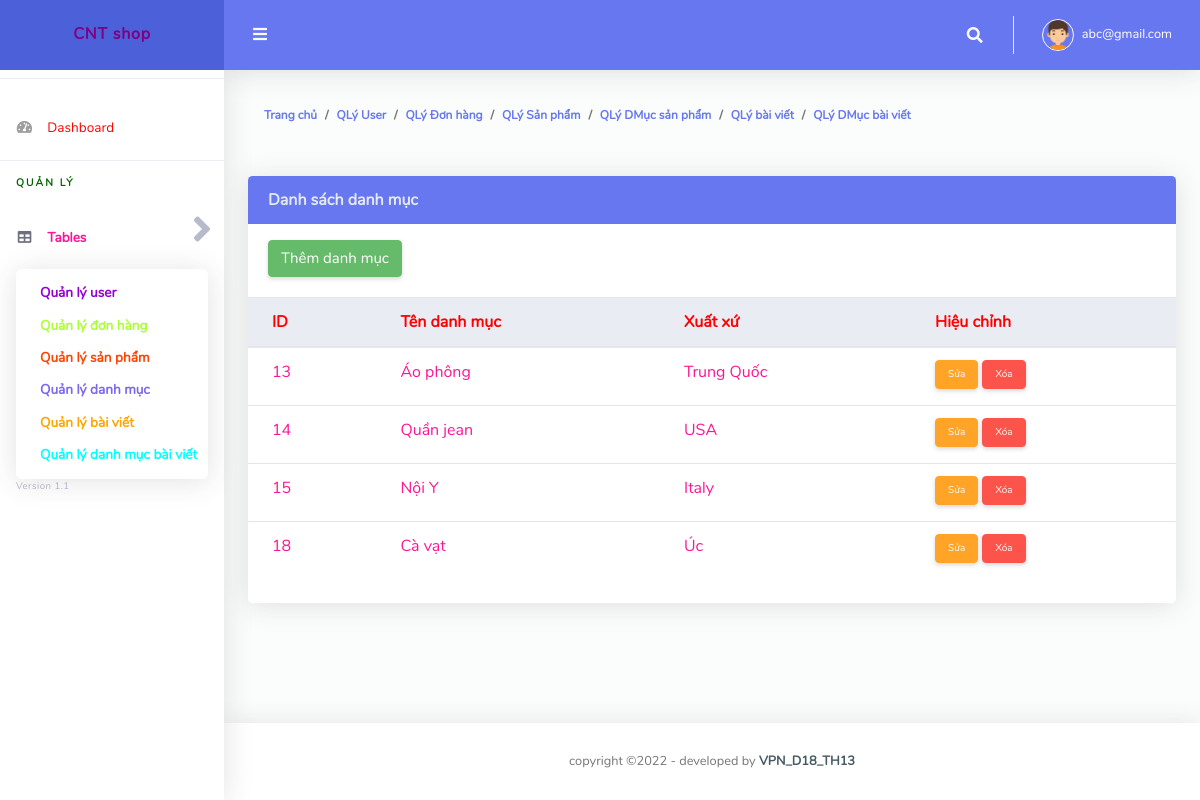
The page /controller/CategoryProductController.php (signed in) on the database its author committed.
### tables this page shows
CREATE TABLE `cate_product` (
  `cateID` int(11) NOT NULL,
  `catename` varchar(250) NOT NULL,
  `origin` varchar(250) NOT NULL
);

### controller/BaseController.php (called while the page is built, shortened)
<?php
class BaseController {
    public function view($name, $data = []) {
        include_once  "../view/" . $name . ".php";
    }
}

### util/MySQLUtils.php (called while the page is built, shortened)
<?php
class MySQLUtils {
    private $servername;
    private $username;
    private $password;
    private $myDB;
    private static $conn;
    public function __construct() {
        $this->servername = "localhost";
        $this->username = "root";
        $this->password = "";
        $this->myDB = "ltweb";
    }
     private function connectDB() {
        try {
            self::$conn = new PDO("mysql:host=$this->servername;dbname=$this->myDB", $this->username, $this->password);
            self::$conn->setAttribute(PDO::ATTR_ERRMODE, PDO::ERRMODE_EXCEPTION);
            return  self::$conn;
        } catch (PDOException $e) {
            echo "Connection failed: " . $e->getMessage();
        }
    }
    public function disconnect(){
        self::$conn=null;
    }
     public function getAllData($sql) {
        $stmt = self::$conn->prepare($sql);
        $stmt->execute();
        return $stmt->fetchAll(PDO::FETCH_ASSOC);
    }
}

### model/CategoryProductModel.php (called while the page is built, shortened)
<?php
include_once '../util/MySQLUtils.php';
class CategoryProductModel {
    public function getAll() {
        $myDB = new MySQLUtils();
        $query = "SELECT cateID,catename,origin FROM cate_product";
        $data = $myDB->getAllData($query);
        return $data;
    }
}

### view/adminDanhmuc.php (the view, shortened to what this page needs)
<!DOCTYPE html>
<html lang="en">
    <head>
        <?php
        @include("../layouts/header.php");
        ?>
    </head>
    <body id="page-top">
        <div id="wrapper">
            <?php
            @include("../layouts/sidebar.php");
            ?>
            <div id="content-wrapper" class="d-flex flex-column">
                <div id="content">
                    <?php
                    @include("../layouts/topbar.php");
                    ?>
                    <div class="container-fluid" id="container-wrapper">
                        <div class="d-sm-flex align-items-center justify-content-between mb-4">
                            <ol class="breadcrumb">
                                <li class="breadcrumb-item"><a href="./index.php">Trang chủ</a></li>
                                <li class="breadcrumb-item"><a href="./adminUser.php">QLý User</a></li>
                                <li class="breadcrumb-item"><a href="./adminDonhang.php">QLý Đơn hàng</a></li>
                                <li class="breadcrumb-item"><a href="./adminSanpham.php">QLý Sản phẩm</a></li>
                                <li class="breadcrumb-item"><a href="./adminDanhmuc.php">QLý DMục sản phẩm</a></li>
                                <li class="breadcrumb-item"><a href="./adminBaiviet.php">QLý bài viết</a></li>
                                <li class="breadcrumb-item"><a href="./adminDanhmucbaiviet.php">QLý DMục bài viết</a></li>
                            </ol>
                        </div>
                        <div class="row">
                            <div class="col-lg-12 mb-4">
                                <div class="card">
                                    <div class="card-header  bg-primary">
                                        <strong class="card-title text-light"><?php echo $data["title"] ?></strong>
                                    </div>
                                    <div class="card-header py-3 d-flex flex-row align-items-center justify-content-between">
                                        <a href="../view/themDanhmuc.php"><button type="button" class="btn btn-success mb-1" style= "font-size: 15px">Thêm danh mục</button></a>
                                    </div>
                                    <div class="table-responsive">
                                        <table class="table align-items-center table-flush">
                                            <thead class="thead-light">
                                                <tr>
                                                    <th style="color:red">ID</th>
                                                    <th style="color:red">Tên danh mục</th>
                                                    <th style="color:red">Xuất xứ</th>
                                                    <th style="color:red">Hiệu chỉnh</th>
                                                </tr>
                                            </thead>
                                            <tbody>
                                                <?php
                                                for ($i = 0; $i < count($data["cates"]); $i++) {
                                                    echo' <tr>';
                                                    echo' <td style="color:#FF1493">' . $data["cates"][$i]["cateID"] . '</td>';
                                                    echo' <td style="color:#FF1493">' . $data["cates"][$i]["catename"] . '</td>';
                                                    echo' <td style="color:#FF1493">' . $data["cates"][$i]["origin"] . '</td>';
                                                    echo' <td style="color:#FF1493">
                        <a href="../controller/CategoryProductController.php?action=edit&id=' . $data["cates"][$i]["cateID"] . '" type="button" class="btn btn-warning mb-1" style= "font-size: 10px">Sửa</a>
                         <a href="../controller/CategoryProductController.php?action=delete&id=' . $data["cates"][$i]["cateID"] . '" type="button" class="btn btn-danger mb-1" style= "font-size: 10px">Xóa</a>
                      </td>';
                                                    echo '</tr>';
                                                }
                                                ?>
                                            </tbody>
                                        </table>
                                    </div>
                                    <div class="card-footer"></div>
                                </div>
                            </div>
                        </div>
                    </div>
                </div>
                <?php
                @include("../layouts/footer.php");
                ?>
            </div>
        </div>
    </body>
</html>

### rows shown on the page
cate_product: cateID "13", catename "Áo phông", origin "Trung Quốc"
cate_product: cateID "14", catename "Quần jean", origin "USA"
cate_product: cateID "15", catename "Nội Y", origin "Italy"
cate_product: cateID "18", catename "Cà vạt", origin "Úc"

### other values the page prints
$_SESSION["email"] "abc@gmail.com"
$data["title"] "Danh sách danh mục"
